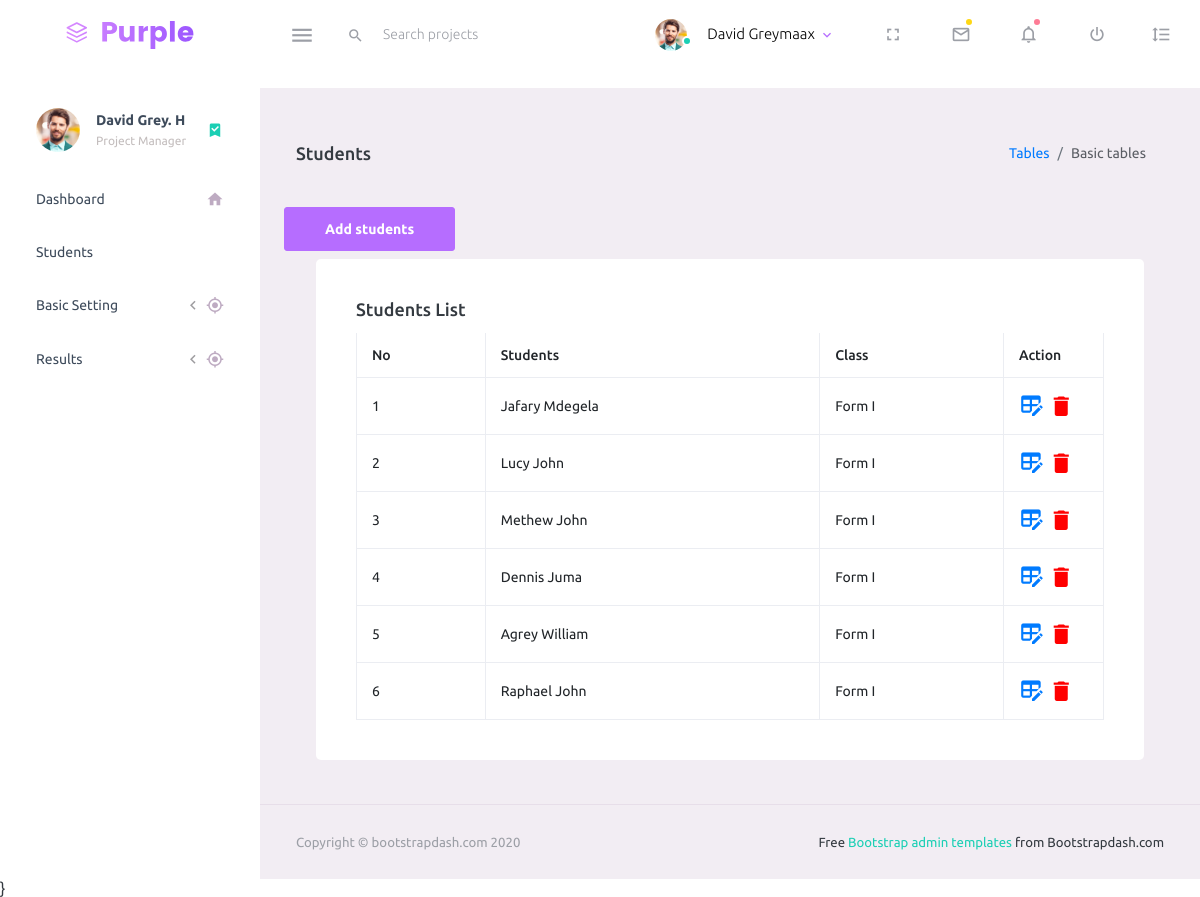
/students, run on the app's committed database.
### student/models.py (models this page shows, shortened)
class Student(models.Model):
    first_name = models.CharField(max_length=100, null=True)
    surname = models.CharField(max_length=100)
    darasa = models.ForeignKey(Darasa, on_delete=models.CASCADE, null=True)

class Darasa(models.Model):
    name = models.CharField(max_length=30)
    def __str__(self):
        return self.name

### student/views.py (the view)
# urls.py: path("students", StudentList.as_view(), name='studentslist'),
class StudentList(ListView):
    model=Student
    template_name='students/students.html'
    def get_context_data(self, **kwargs):
        context=super().get_context_data(**kwargs)
        context['students']=Student.objects.all()
        return context

### student/templates/students/students.html
{% extends 'base.html' %}
{% block content %}
<div class="page-header">
    <h3 class="page-title"> Students </h3>
    <nav aria-label="breadcrumb">
      <ol class="breadcrumb">
        <li class="breadcrumb-item"><a href="#">Tables</a></li>
        <li class="breadcrumb-item active" aria-current="page">Basic tables</li>
      </ol>
    </nav>
  </div>
   <div class="row">
    <a class="btn btn-primary m-2" href="{% url 'studentscreate' %}">Add students</a></div>
    <div class="col-lg-12 stretch-card">
        <div class="card">
          <div class="card-body">
            <h4 class="card-title">Students List </h4>
            <div class="table-responsive">
            <table class="table table-bordered">
              <thead>
                <tr>
                  <th>No</th>
                  <th> Students</th>
                    <th>Class</th>
                  <th>Action</th>
                </tr>
              </thead>
              <tbody>
                {% for student in students %}
                <tr class="table">
                   <td>{{forloop.counter}}</td>
                  <td>{{student.first_name}} {{student.surname}}</td>
                    <td>{{student.darasa}}</td>
                  <td style="width: 100px;"><a href="{% url 'studentupdate' student.id %}"  class="mdi mdi-table-edit"></a>
                   <a href="{% url 'studentdelete' student.id %}" class="mdi mdi-delete"></a>
                </td>
                </tr>
                {% endfor %}
              </tbody>
            </table>
        </div>
          </div>
        </div>
      </div>
</div>
{% endblock  %}

### student/templates/base.html (shortened to what this page needs)
<!DOCTYPE html>
<html lang="en">
  <head>
  {% load static %}
    <link rel="stylesheet" href="https://cdn.datatables.net/1.11.3/css/jquery.dataTables.min.css">
    <link rel="stylesheet" href="https://cdn.datatables.net/1.11.3/css/jquery.dataTables.min.css">
    <link rel="stylesheet" href="{% static  'assets/vendors/mdi/css/materialdesignicons.min.css' %}">
    <link rel="stylesheet" href="{% static  'assets/vendors/css/vendor.bundle.base.css' %}">
    <link rel="stylesheet" href="{% static  'assets/css/style.css' %}">
  </head>
  <body>
    <div class="container-scroller">
      <nav class="navbar default-layout-navbar col-lg-12 col-12 p-0 fixed-top d-flex flex-row">
        <div class="text-center navbar-brand-wrapper d-flex align-items-center justify-content-center">
          <a class="navbar-brand brand-logo" href="static  'index.html"><img src="{% static  'assets/images/logo.svg' %}" alt="logo" /></a>
        </div>
        <div class="navbar-menu-wrapper d-flex align-items-stretch">
          <button class="navbar-toggler navbar-toggler align-self-center" type="button" data-toggle="minimize">
            <span class="mdi mdi-menu"></span>
          </button>
          <div class="search-field d-none d-md-block">
            <form class="d-flex align-items-center h-100" action="#">
              <div class="input-group">
                <div class="input-group-prepend bg-transparent">
                  <i class="input-group-text border-0 mdi mdi-magnify"></i>
                </div>
                <input type="text" class="form-control bg-transparent border-0" placeholder="Search projects">
              </div>
            </form>
          </div>
          <ul class="navbar-nav navbar-nav-right">
            <li class="nav-item nav-profile dropdown">
              <a class="nav-link dropdown-toggle" id="profileDropdown" href="#" data-toggle="dropdown" aria-expanded="false">
                <div class="nav-profile-img">
                  <img src="{% static  'assets/images/faces/face1.jpg' %}" alt="image">
                  <span class="availability-status online"></span>
                </div>
                <div class="nav-profile-text">
                  <p class="mb-1 text-black">David Greymaax</p>
                </div>
              </a>
            </li>
            <li class="nav-item d-none d-lg-block full-screen-link">
              <a class="nav-link">
                <i class="mdi mdi-fullscreen" id="fullscreen-button"></i>
              </a>
            </li>
            <li class="nav-item dropdown">
              <a class="nav-link count-indicator dropdown-toggle" id="messageDropdown" href="#" data-toggle="dropdown" aria-expanded="false">
                <i class="mdi mdi-email-outline"></i>
                <span class="count-symbol bg-warning"></span>
              </a>
            </li>
            <li class="nav-item dropdown">
              <a class="nav-link count-indicator dropdown-toggle" id="notificationDropdown" href="#" data-toggle="dropdown">
                <i class="mdi mdi-bell-outline"></i>
                <span class="count-symbol bg-danger"></span>
              </a>
            </li>
            <li class="nav-item nav-logout d-none d-lg-block">
              <a class="nav-link" href="#">
                <i class="mdi mdi-power"></i>
              </a>
            </li>
            <li class="nav-item nav-settings d-none d-lg-block">
              <a class="nav-link" href="#">
                <i class="mdi mdi-format-line-spacing"></i>
              </a>
            </li>
          </ul>
        </div>
      </nav>
      <div class="container-fluid page-body-wrapper">
        <nav class="sidebar sidebar-offcanvas" id="sidebar">
          <ul class="nav">
            <li class="nav-item nav-profile">
              <a href="#" class="nav-link">
                <div class="nav-profile-image">
                  <img src="{% static  'assets/images/faces/face1.jpg' %}" alt="profile">
                </div>
                <div class="nav-profile-text d-flex flex-column">
                  <span class="font-weight-bold mb-2">David Grey. H</span>
                  <span class="text-secondary text-small">Project Manager</span>
                </div>
                <i class="mdi mdi-bookmark-check text-success nav-profile-badge"></i>
              </a>
            </li>
            <li class="nav-item">
              <a class="nav-link" href="{% static  'index.html">
                <span class="menu-title">Dashboard</span>
                <i class="mdi mdi-home menu-icon"></i>
              </a>
            </li>
            <ul class="nav-item"> <a class="nav-link "  href="{% url 'studentslist' %}" >Students</a></li>
            </ul>
          <li class="nav-item">
            <a class="nav-link" data-toggle="collapse" href="#ui-basic" aria-expanded="false" aria-controls="ui-basic">
              <span class="menu-title">Basic Setting</span>
              <i class="menu-arrow"></i>
              <i class="mdi mdi-crosshairs-gps menu-icon"></i>
            </a>
          </li>
            <li class="nav-item">
              <a class="nav-link" data-toggle="collapse" href="#ui-basic" aria-expanded="false" aria-controls="ui-basic">
                <span class="menu-title">Results</span>
                <i class="menu-arrow"></i>
                <i class="mdi mdi-crosshairs-gps menu-icon"></i>
              </a>
            </li>
          </ul>
        </nav>
        <div class="main-panel">
          <div class="content-wrapper">
             {% block content %}
             {% endblock %}
          <footer class="footer">
            <div class="container-fluid clearfix">
              <span class="text-muted d-block text-center text-sm-left d-sm-inline-block">Copyright © bootstrapdash.com 2020</span>
              <span class="float-none float-sm-right d-block mt-1 mt-sm-0 text-center"> Free <a href="https://www.bootstrapdash.com/bootstrap-admin-template/" target="_blank">Bootstrap admin templates </a> from Bootstrapdash.com</span>
            </div>
          </footer>
        </div>
      </div>
    </div>
  </body>
</html>}

### student/templates/base.html (style rules this page uses)
.mdi { font-size: 26px; }
a.mdi.mdi-delete { color: red !important; }

### data on the page
Student: first_name "Jafary", surname "Mdegela", darasa "Form I"
Student: first_name "Lucy", surname "John", darasa "Form I"
Student: first_name "Methew", surname "John", darasa "Form I"
Student: first_name "Dennis", surname "Juma", darasa "Form I"
Student: first_name "Agrey", surname "William", darasa "Form I"
Student: first_name "Raphael", surname "John", darasa "Form I"
